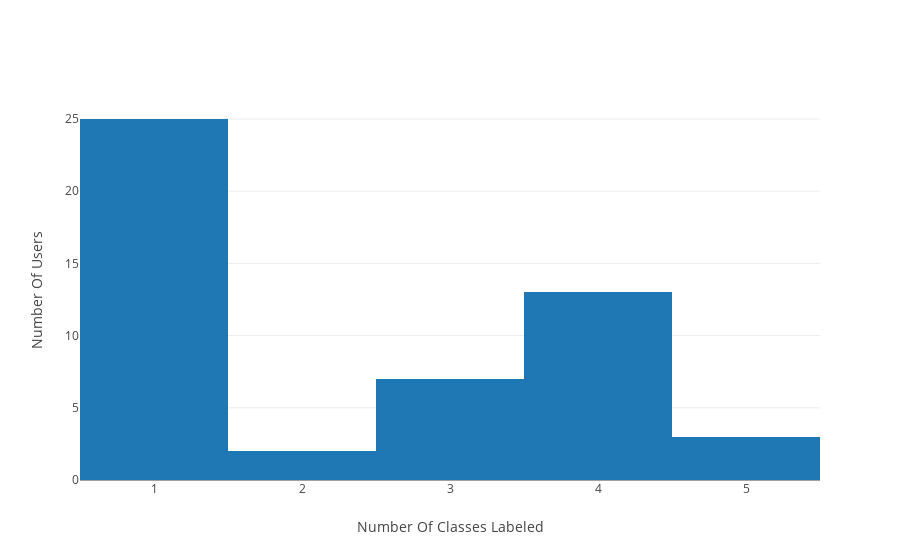

Notebook source saved alongside this figure:
### Code cell
hist_data = [l for l in user_num_labels.values() if l > 0]
group_labels = ['number of users']
#fig = ff.create_distplot(hist_data, group_labels, show_rug=False, show_curve=False, histnorm='probability density')
data = [go.Histogram(x=hist_data)]
layout = go.Layout(yaxis=dict(title="Number Of Users"),
                   xaxis=dict(title="Number Of Classes Labeled"))
fig = go.Figure(data=data, layout=layout)
iplot(fig)

### Figure 1 — Plotly figure (JSON) as saved in the notebook; plotly's stock layout.template omitted (floating-point values rounded to 4 significant figures)
{"data": [{"type": "histogram", "x": [4, 5, 1, 1, 1, 4, 1, 2, 3, 4, 1, 4, 1, 3, 4, 1, 3, 2, 1, 1, 1, 1, 1, 1, 4, 1, 1, 1, 1, 3, 4, 4, 5, 1, 1, 3, 4, 1, 1, 4, 4, 3, 3, 5, 1, 1, 4, 1, 4, 1]}], "layout": {"xaxis": {"title": "Number Of Classes Labeled"}, "yaxis": {"title": "Number Of Users"}}}
